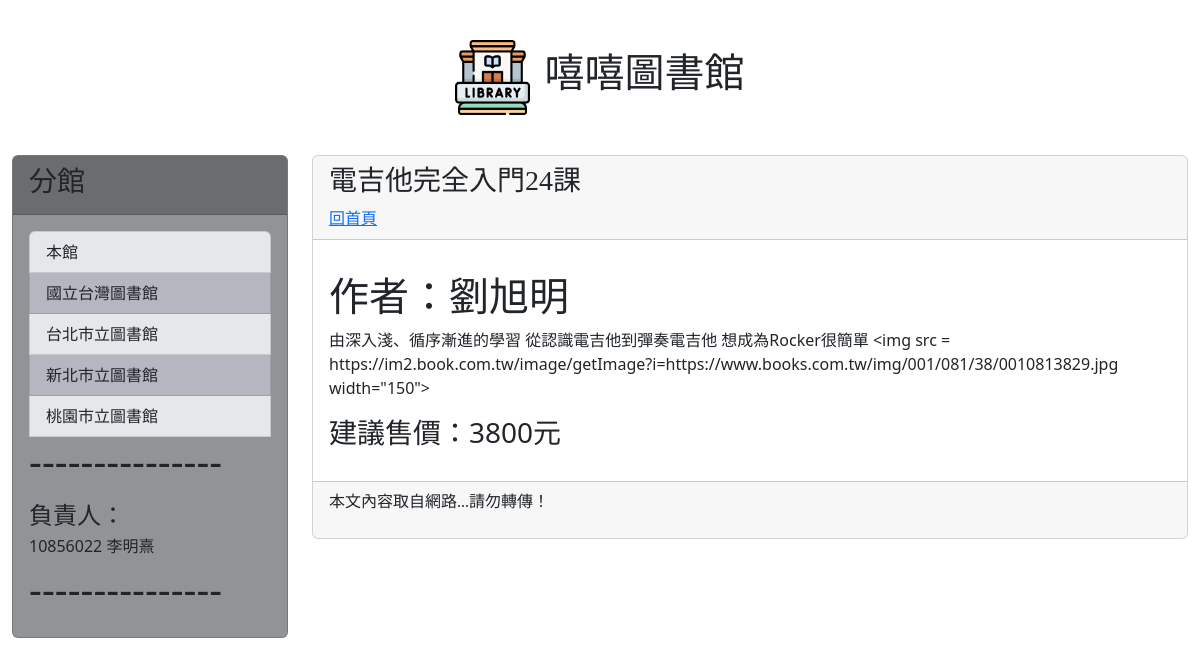
The app's page /post/guitar with its own data.
### mysite/models.py (models this page shows, shortened)
class Post(models.Model):
    title = models.CharField(max_length=200)
    slug = models.CharField(max_length=200)
    body = models.TextField()
    pub_date = models.DateTimeField(auto_now_add=True)
    class Meta:
        ordering = ('-pub_date',)

### mysite/views.py (the view)
# urls.py: path('post/<slug:slug>',mv.showpost,name="showpost")
def showpost(request,slug):
    try:
        post = Post.objects.get(slug=slug)
        if post != None:
            return render(request,'post.html',locals())
        else:
            return redirect("/")
    except:
        return redirect("/")

### mysite/templatetags/markdown_extras.py (called while the page is built)
@register.filter
def convert_markdown(text):
    return markdown.markdown(text)

### template/post.html (shortened to what this page needs)
{% extends 'base.html' %}
{% load markdown_extras %}
{% block headmessage %}
    <h3 style='font-family:微軟正黑體;'>{{ post.title }}</h3>
    <a style='font-family:微軟正黑體;' href='/'>回首頁</a>
{% endblock %}
{% block content %}
        <p style='font-family:微軟正黑體;font-size:12pt;letter-spacing:2pt;'>
            {{ post.body | convert_markdown  | safe }}</a>
        </p>
{% endblock %}

### records on screen
Post: title "電吉他完全入門24課", body|convert_markdown "作者：劉旭明 由深入淺、循序漸進的學習 從認識電吉他到彈奏電吉他 想成為Rocker很簡單 <img src = https://im2.book.com.tw/image/getImage?i=https://www.books.com.tw/img/001/081/38/0010813829.jpg width=\"150\"> 建議售價：3800元"
